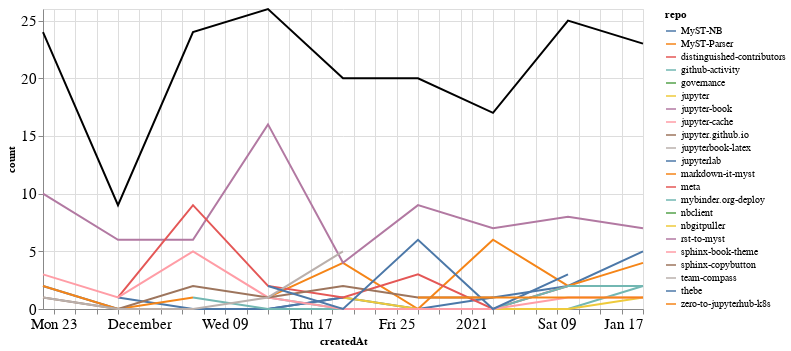

Notebook code for this chart:
### Markdown cell above
### Comments

### Code cell
comments_time = comments.groupby('repo').resample('W', on='createdAt').count()['author'].reset_index()
comments_time = comments_time.rename(columns={'author': 'count'})
comments_time_total = comments_time.groupby('createdAt').agg({"count": "sum"}).reset_index()
ch1 = alt.Chart(comments_time, width=600).mark_line().encode(
    x='createdAt',
    y='count',
    color='repo',
    tooltip="repo"
)

ch2 = alt.Chart(comments_time_total, width=600).mark_line(color="black").encode(
    x='createdAt',
    y='count',
)

ch1 + ch2

### Figure 1 — Vega-Lite specification as saved in the notebook (floating-point values rounded to 4 significant figures)
{"config": {"axisLeft": {"labelFontSize": 15}, "axisBottom": {"labelFontSize": 15}}, "layer": [{"data": {"name": "data-846f2593c7b48423833b16d100ff42c3"}, "mark": "line", "encoding": {"color": {"type": "nominal", "field": "repo"}, "tooltip": {"type": "nominal", "field": "repo"}, "x": {"type": "temporal", "field": "createdAt"}, "y": {"type": "quantitative", "field": "count"}}, "width": 600}, {"data": {"name": "data-3f95c0c7fb915681af97ca7b01c98f27"}, "mark": {"type": "line", "color": "black"}, "encoding": {"x": {"type": "temporal", "field": "createdAt"}, "y": {"type": "quantitative", "field": "count"}}, "width": 600}], "$schema": "https://vega.github.io/schema/vega-lite/v4.8.1.json", "datasets": {"data-846f2593c7b48423833b16d100ff42c3": [{"repo": "MyST-NB", "createdAt": "2020-11-22T00:00:00", "count": 2}, {"repo": "MyST-NB", "createdAt": "2020-11-29T00:00:00", "count": 0}, {"repo": "MyST-NB", "createdAt": "2020-12-06T00:00:00", "count": 0}, {"repo": "MyST-NB", "createdAt": "2020-12-13T00:00:00", "count": 0}, {"repo": "MyST-NB", "createdAt": "2020-12-20T00:00:00", "count": 1}, {"repo": "MyST-NB", "createdAt": "2020-12-27T00:00:00", "count": 0}, {"repo": "MyST-NB", "createdAt": "2021-01-03T00:00:00", "count": 1}, {"repo": "MyST-NB", "createdAt": "2021-01-10T00:00:00", "count": 2}, {"repo": "MyST-NB", "createdAt": "2021-01-17T00:00:00", "count": 5}, {"repo": "MyST-Parser", "createdAt": "2020-12-13T00:00:00", "count": 1}, {"repo": "MyST-Parser", "createdAt": "2020-12-20T00:00:00", "count": 4}, {"repo": "MyST-Parser", "createdAt": "2020-12-27T00:00:00", "count": 0}, {"repo": "MyST-Parser", "createdAt": "2021-01-03T00:00:00", "count": 6}, {"repo": "MyST-Parser", "createdAt": "2021-01-10T00:00:00", "count": 2}, {"repo": "MyST-Parser", "createdAt": "2021-01-17T00:00:00", "count": 4}, {"repo": "distinguished-contributors", "createdAt": "2020-12-20T00:00:00", "count": 1}, {"repo": "github-activity", "createdAt": "2020-12-13T00:00:00", "count": 1}, {"repo": "github-activity", "createdAt": "2020-12-20T00:00:00", "count": 0}, {"repo": "github-activity", "createdAt": "2020-12-27T00:00:00", "count": 0}, {"repo": "github-activity", "createdAt": "2021-01-03T00:00:00", "count": 0}, {"repo": "github-activity", "createdAt": "2021-01-10T00:00:00", "count": 0}, {"repo": "github-activity", "createdAt": "2021-01-17T00:00:00", "count": 2}, {"repo": "governance", "createdAt": "2020-11-22T00:00:00", "count": 1}, {"repo": "jupyter", "createdAt": "2020-12-20T00:00:00", "count": 1}, {"repo": "jupyter", "createdAt": "2020-12-27T00:00:00", "count": 0}, {"repo": "jupyter", "createdAt": "2021-01-03T00:00:00", "count": 0}, {"repo": "jupyter", "createdAt": "2021-01-10T00:00:00", "count": 0}, {"repo": "jupyter", "createdAt": "2021-01-17T00:00:00", "count": 1}, {"repo": "jupyter-book", "createdAt": "2020-11-22T00:00:00", "count": 10}, {"repo": "jupyter-book", "createdAt": "2020-11-29T00:00:00", "count": 6}, {"repo": "jupyter-book", "createdAt": "2020-12-06T00:00:00", "count": 6}, {"repo": "jupyter-book", "createdAt": "2020-12-13T00:00:00", "count": 16}, {"repo": "jupyter-book", "createdAt": "2020-12-20T00:00:00", "count": 4}, {"repo": "jupyter-book", "createdAt": "2020-12-27T00:00:00", "count": 9}, {"repo": "jupyter-book", "createdAt": "2021-01-03T00:00:00", "count": 7}, {"repo": "jupyter-book", "createdAt": "2021-01-10T00:00:00", "count": 8}, {"repo": "jupyter-book", "createdAt": "2021-01-17T00:00:00", "count": 7}, {"repo": "jupyter-cache", "createdAt": "2020-11-22T00:00:00", "count": 2}, {"repo": "jupyter.github.io", "createdAt": "2021-01-10T00:00:00", "count": 2}, {"repo": "jupyterbook-latex", "createdAt": "2020-11-22T00:00:00", "count": 2}, {"repo": "jupyterlab", "createdAt": "2020-11-29T00:00:00", "count": 1}, {"repo": "jupyterlab", "createdAt": "2020-12-06T00:00:00", "count": 0}, {"repo": "jupyterlab", "createdAt": "2020-12-13T00:00:00", "count": 0}, {"repo": "jupyterlab", "createdAt": "2020-12-20T00:00:00", "count": 1}, {"repo": "markdown-it-myst", "createdAt": "2020-11-22T00:00:00", "count": 2}, {"repo": "markdown-it-myst", "createdAt": "2020-11-29T00:00:00", "count": 0}, {"repo": "markdown-it-myst", "createdAt": "2020-12-06T00:00:00", "count": 1}, {"repo": "meta", "createdAt": "2020-11-29T00:00:00", "count": 1}, {"repo": "meta", "createdAt": "2020-12-06T00:00:00", "count": 9}, {"repo": "meta", "createdAt": "2020-12-13T00:00:00", "count": 2}, {"repo": "meta", "createdAt": "2020-12-20T00:00:00", "count": 1}, {"repo": "meta", "createdAt": "2020-12-27T00:00:00", "count": 3}, {"repo": "meta", "createdAt": "2021-01-03T00:00:00", "count": 0}, {"repo": "meta", "createdAt": "2021-01-10T00:00:00", "count": 2}, {"repo": "mybinder.org-deploy", "createdAt": "2020-12-06T00:00:00", "count": 1}, {"repo": "mybinder.org-deploy", "createdAt": "2020-12-13T00:00:00", "count": 0}, {"repo": "mybinder.org-deploy", "createdAt": "2020-12-20T00:00:00", "count": 0}, {"repo": "mybinder.org-deploy", "createdAt": "2020-12-27T00:00:00", "count": 0}, {"repo": "mybinder.org-deploy", "createdAt": "2021-01-03T00:00:00", "count": 0}, {"repo": "mybinder.org-deploy", "createdAt": "2021-01-10T00:00:00", "count": 2}, {"repo": "mybinder.org-deploy", "createdAt": "2021-01-17T00:00:00", "count": 2}, {"repo": "nbclient", "createdAt": "2020-12-13T00:00:00", "count": 1}, {"repo": "nbgitpuller", "createdAt": "2021-01-10T00:00:00", "count": 2}, {"repo": "rst-to-myst", "createdAt": "2021-01-03T00:00:00", "count": 1}, {"repo": "sphinx-book-theme", "createdAt": "2020-11-22T00:00:00", "count": 3}, {"repo": "sphinx-book-theme", "createdAt": "2020-11-29T00:00:00", "count": 1}, {"repo": "sphinx-book-theme", "createdAt": "2020-12-06T00:00:00", "count": 5}, {"repo": "sphinx-book-theme", "createdAt": "2020-12-13T00:00:00", "count": 1}, {"repo": "sphinx-book-theme", "createdAt": "2020-12-20T00:00:00", "count": 0}, {"repo": "sphinx-book-theme", "createdAt": "2020-12-27T00:00:00", "count": 0}, {"repo": "sphinx-book-theme", "createdAt": "2021-01-03T00:00:00", "count": 0}, {"repo": "sphinx-book-theme", "createdAt": "2021-01-10T00:00:00", "count": 1}, {"repo": "sphinx-book-theme", "createdAt": "2021-01-17T00:00:00", "count": 1}, {"repo": "sphinx-copybutton", "createdAt": "2020-11-22T00:00:00", "count": 1}, {"repo": "sphinx-copybutton", "createdAt": "2020-11-29T00:00:00", "count": 0}, {"repo": "sphinx-copybutton", "createdAt": "2020-12-06T00:00:00", "count": 2}, {"repo": "sphinx-copybutton", "createdAt": "2020-12-13T00:00:00", "count": 1}, {"repo": "sphinx-copybutton", "createdAt": "2020-12-20T00:00:00", "count": 2}, {"repo": "sphinx-copybutton", "createdAt": "2020-12-27T00:00:00", "count": 1}, {"repo": "sphinx-copybutton", "createdAt": "2021-01-03T00:00:00", "count": 1}, {"repo": "team-compass", "createdAt": "2020-11-22T00:00:00", "count": 1}, {"repo": "team-compass", "createdAt": "2020-11-29T00:00:00", "count": 0}, {"repo": "team-compass", "createdAt": "2020-12-06T00:00:00", "count": 0}, {"repo": "team-compass", "createdAt": "2020-12-13T00:00:00", "count": 1}, {"repo": "team-compass", "createdAt": "2020-12-20T00:00:00", "count": 5}, {"repo": "thebe", "createdAt": "2020-12-13T00:00:00", "count": 2}, {"repo": "thebe", "createdAt": "2020-12-20T00:00:00", "count": 0}, {"repo": "thebe", "createdAt": "2020-12-27T00:00:00", "count": 6}, {"repo": "thebe", "createdAt": "2021-01-03T00:00:00", "count": 0}, {"repo": "thebe", "createdAt": "2021-01-10T00:00:00", "count": 3}, {"repo": "zero-to-jupyterhub-k8s", "createdAt": "2020-12-27T00:00:00", "count": 1}, {"repo": "zero-to-jupyterhub-k8s", "createdAt": "2021-01-03T00:00:00", "count": 1}, {"repo": "zero-to-jupyterhub-k8s", "createdAt": "2021-01-10T00:00:00", "count": 1}, {"repo": "zero-to-jupyterhub-k8s", "createdAt": "2021-01-17T00:00:00", "count": 1}], "data-3f95c0c7fb915681af97ca7b01c98f27": [{"createdAt": "2020-11-22T00:00:00", "count": 24}, {"createdAt": "2020-11-29T00:00:00", "count": 9}, {"createdAt": "2020-12-06T00:00:00", "count": 24}, {"createdAt": "2020-12-13T00:00:00", "count": 26}, {"createdAt": "2020-12-20T00:00:00", "count": 20}, {"createdAt": "2020-12-27T00:00:00", "count": 20}, {"createdAt": "2021-01-03T00:00:00", "count": 17}, {"createdAt": "2021-01-10T00:00:00", "count": 25}, {"createdAt": "2021-01-17T00:00:00", "count": 23}]}}
